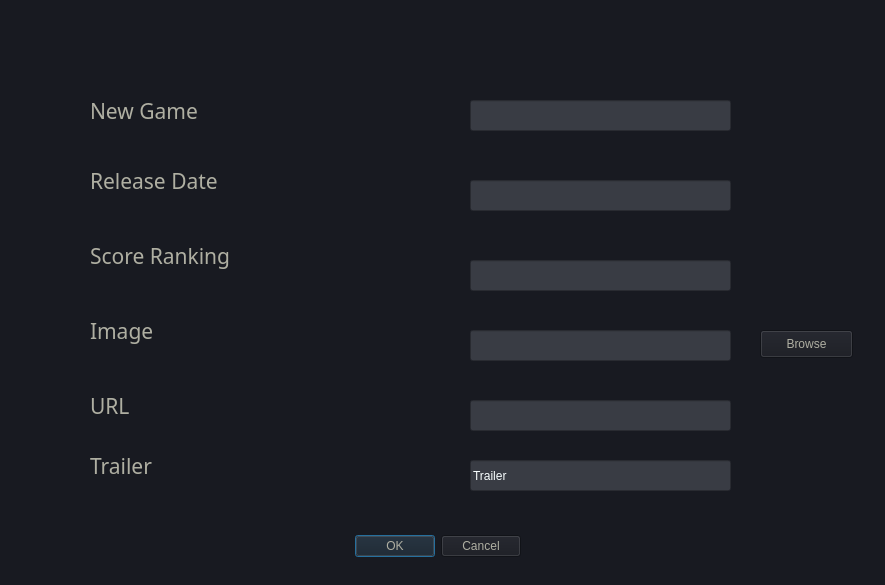
<?xml version="1.0" encoding="UTF-8"?>
<ui version="4.0">
 <class>Dialog</class>
 <widget class="QDialog" name="Dialog">
  <property name="geometry">
   <rect>
    <x>0</x>
    <y>0</y>
    <width>885</width>
    <height>585</height>
   </rect>
  </property>
  <property name="windowTitle">
   <string>Dialog</string>
  </property>
  <property name="styleSheet">
   <string notr="true">background-color:rgb(24, 26, 33) ;</string>
  </property>
  <widget class="QLabel" name="label">
   <property name="geometry">
    <rect>
     <x>90</x>
     <y>90</y>
     <width>151</width>
     <height>41</height>
    </rect>
   </property>
   <property name="font">
    <font>
     <family>Yu Gothic UI Semilight</family>
     <pointsize>16</pointsize>
    </font>
   </property>
   <property name="styleSheet">
    <string notr="true">color: rgb(175, 175, 162);</string>
   </property>
   <property name="text">
    <string>New Game</string>
   </property>
  </widget>
  <widget class="QLabel" name="label_2">
   <property name="geometry">
    <rect>
     <x>90</x>
     <y>310</y>
     <width>141</width>
     <height>41</height>
    </rect>
   </property>
   <property name="font">
    <font>
     <family>Yu Gothic UI Semilight</family>
     <pointsize>16</pointsize>
    </font>
   </property>
   <property name="styleSheet">
    <string notr="true">color: rgb(175, 175, 162);</string>
   </property>
   <property name="text">
    <string>Image</string>
   </property>
  </widget>
  <widget class="QLabel" name="label_4">
   <property name="geometry">
    <rect>
     <x>90</x>
     <y>230</y>
     <width>181</width>
     <height>51</height>
    </rect>
   </property>
   <property name="font">
    <font>
     <family>Yu Gothic UI Semilight</family>
     <pointsize>16</pointsize>
    </font>
   </property>
   <property name="styleSheet">
    <string notr="true">color: rgb(175, 175, 162);</string>
   </property>
   <property name="text">
    <string>Score Ranking</string>
   </property>
  </widget>
  <widget class="QLabel" name="label_5">
   <property name="geometry">
    <rect>
     <x>90</x>
     <y>160</y>
     <width>231</width>
     <height>41</height>
    </rect>
   </property>
   <property name="font">
    <font>
     <family>Yu Gothic UI Semilight</family>
     <pointsize>16</pointsize>
    </font>
   </property>
   <property name="styleSheet">
    <string notr="true">color: rgb(175, 175, 162);</string>
   </property>
   <property name="text">
    <string>Release Date</string>
   </property>
  </widget>
  <widget class="QLabel" name="label_3">
   <property name="geometry">
    <rect>
     <x>90</x>
     <y>390</y>
     <width>111</width>
     <height>31</height>
    </rect>
   </property>
   <property name="font">
    <font>
     <family>Yu Gothic UI Semilight</family>
     <pointsize>16</pointsize>
    </font>
   </property>
   <property name="styleSheet">
    <string notr="true">color: rgb(175, 175, 162);</string>
   </property>
   <property name="text">
    <string>URL</string>
   </property>
  </widget>
  <widget class="QLineEdit" name="lineEdit_NameGame">
   <property name="geometry">
    <rect>
     <x>470</x>
     <y>100</y>
     <width>261</width>
     <height>31</height>
    </rect>
   </property>
   <property name="styleSheet">
    <string notr="true">background-color: rgb(57, 60, 68);
color: rgb(249, 255, 255);</string>
   </property>
  </widget>
  <widget class="QLineEdit" name="lineEdit_ReleaseDate">
   <property name="geometry">
    <rect>
     <x>470</x>
     <y>180</y>
     <width>261</width>
     <height>31</height>
    </rect>
   </property>
   <property name="styleSheet">
    <string notr="true">background-color: rgb(57, 60, 68);
color: rgb(249, 255, 255);</string>
   </property>
  </widget>
  <widget class="QLineEdit" name="lineEdit_ScoreRank">
   <property name="geometry">
    <rect>
     <x>470</x>
     <y>260</y>
     <width>261</width>
     <height>31</height>
    </rect>
   </property>
   <property name="styleSheet">
    <string notr="true">background-color: rgb(57, 60, 68);
color: rgb(249, 255, 255);</string>
   </property>
  </widget>
  <widget class="QLineEdit" name="txtImage">
   <property name="geometry">
    <rect>
     <x>470</x>
     <y>330</y>
     <width>261</width>
     <height>31</height>
    </rect>
   </property>
   <property name="styleSheet">
    <string notr="true">background-color: rgb(57, 60, 68);
color: rgb(249, 255, 255);</string>
   </property>
  </widget>
  <widget class="QLineEdit" name="lineEdit_URL">
   <property name="geometry">
    <rect>
     <x>470</x>
     <y>400</y>
     <width>261</width>
     <height>31</height>
    </rect>
   </property>
   <property name="styleSheet">
    <string notr="true">background-color: rgb(57, 60, 68);
color: rgb(249, 255, 255);</string>
   </property>
  </widget>
  <widget class="QDialogButtonBox" name="btnBox">
   <property name="geometry">
    <rect>
     <x>180</x>
     <y>530</y>
     <width>341</width>
     <height>32</height>
    </rect>
   </property>
   <property name="styleSheet">
    <string notr="true">color: rgb(175, 175, 162);</string>
   </property>
   <property name="orientation">
    <enum>Qt::Horizontal</enum>
   </property>
   <property name="standardButtons">
    <set>QDialogButtonBox::Cancel|QDialogButtonBox::Ok</set>
   </property>
  </widget>
  <widget class="QPushButton" name="btn_Browse">
   <property name="geometry">
    <rect>
     <x>760</x>
     <y>330</y>
     <width>93</width>
     <height>28</height>
    </rect>
   </property>
   <property name="styleSheet">
    <string notr="true">color: rgb(175, 175, 162);</string>
   </property>
   <property name="text">
    <string>Browse</string>
   </property>
  </widget>
  <widget class="QLineEdit" name="lineEdit_Trailer">
   <property name="geometry">
    <rect>
     <x>470</x>
     <y>460</y>
     <width>261</width>
     <height>31</height>
    </rect>
   </property>
   <property name="styleSheet">
    <string notr="true">background-color: rgb(57, 60, 68);
color: rgb(249, 255, 255);</string>
   </property>
   <property name="text">
    <string>Trailer</string>
   </property>
  </widget>
  <widget class="QLabel" name="label_6">
   <property name="geometry">
    <rect>
     <x>90</x>
     <y>450</y>
     <width>111</width>
     <height>31</height>
    </rect>
   </property>
   <property name="font">
    <font>
     <family>Yu Gothic UI Semilight</family>
     <pointsize>16</pointsize>
    </font>
   </property>
   <property name="styleSheet">
    <string notr="true">color: rgb(175, 175, 162);</string>
   </property>
   <property name="text">
    <string>Trailer</string>
   </property>
  </widget>
 </widget>
 <resources/>
 <connections/>
</ui>
